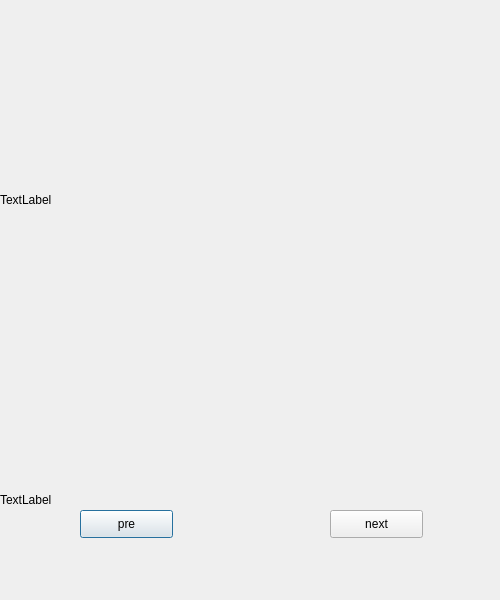
<?xml version="1.0" encoding="UTF-8"?>
<ui version="4.0">
 <class>Dialog7</class>
 <widget class="QDialog" name="Dialog7">
  <property name="geometry">
   <rect>
    <x>0</x>
    <y>0</y>
    <width>500</width>
    <height>600</height>
   </rect>
  </property>
  <property name="windowTitle">
   <string>Dialog</string>
  </property>
  <widget class="QPushButton" name="pushButton">
   <property name="geometry">
    <rect>
     <x>80</x>
     <y>510</y>
     <width>93</width>
     <height>28</height>
    </rect>
   </property>
   <property name="text">
    <string>pre</string>
   </property>
  </widget>
  <widget class="QPushButton" name="pushButton_2">
   <property name="geometry">
    <rect>
     <x>330</x>
     <y>510</y>
     <width>93</width>
     <height>28</height>
    </rect>
   </property>
   <property name="text">
    <string>next</string>
   </property>
  </widget>
  <widget class="QLabel" name="label">
   <property name="geometry">
    <rect>
     <x>0</x>
     <y>0</y>
     <width>500</width>
     <height>400</height>
    </rect>
   </property>
   <property name="text">
    <string>TextLabel</string>
   </property>
  </widget>
  <widget class="QLabel" name="label_2">
   <property name="geometry">
    <rect>
     <x>0</x>
     <y>400</y>
     <width>500</width>
     <height>200</height>
    </rect>
   </property>
   <property name="text">
    <string>TextLabel</string>
   </property>
  </widget>
  <zorder>label_2</zorder>
  <zorder>pushButton</zorder>
  <zorder>pushButton_2</zorder>
  <zorder>label</zorder>
 </widget>
 <resources/>
 <connections/>
</ui>
